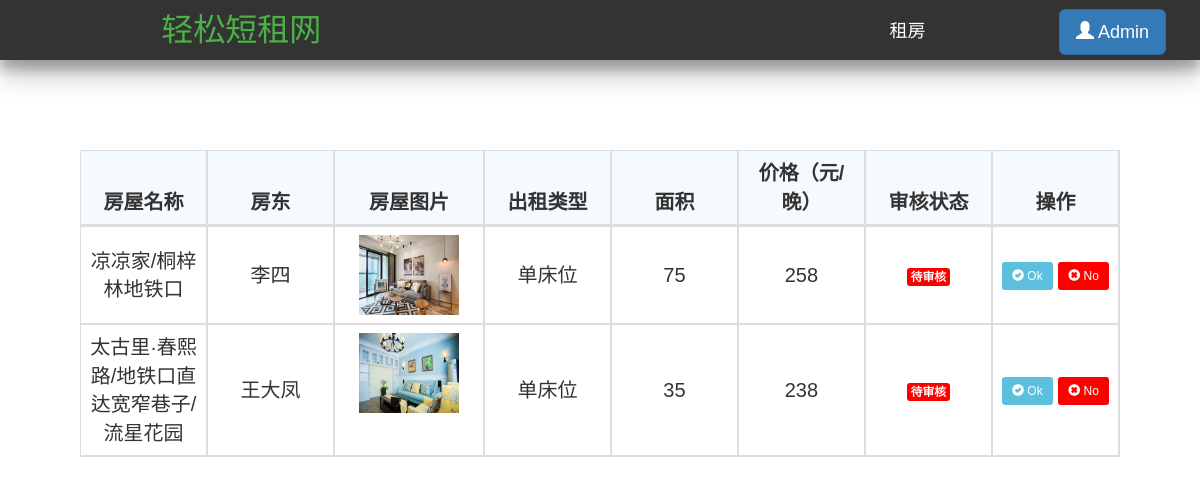
/adminprofile/, run on the app's committed database.
### Renting/models.py (models this page shows, shortened)
class House(db.Model):
    id = db.Column(db.Integer, primary_key=True, autoincrement=True)  # ID 房屋唯一的标识
    house_name = db.Column(db.String(25))  # 房屋名  唯一   最大25个字符
    house_type = db.Column(db.Integer)  # 房屋类型，0表示整租，1表示单间 ，2表示床位
    area = db.Column(db.Integer)  # 房屋面积
    people = db.Column(db.Integer)  # 可住人数
    bedroom = db.Column(db.Integer)  # 卧房数
    toilet = db.Column(db.Integer)  # 卫生间数
    kitchen = db.Column(db.Integer)  # 是否有厨房
    bed = db.Column(db.Integer)  # 床位数
    bed_type = db.Column(db.Integer)  # 床型 0表示单人床  1表示双人床
    price = db.Column(db.Integer)  # 租一天的价格
    description = db.Column(db.String(200))  # 房屋描述
    facility = db.Column(db.String(10))  # 房屋设施，0表示无，1表示有
    province = db.Column(db.String(10))  # 省
    city = db.Column(db.String(10))  # 市
    district = db.Column(db.String(10))  # 地区
    address = db.Column(db.String(100))  # 具体地址
    username = db.Column(db.String(10), db.ForeignKey('user.username'))  # 房屋主人的名字，外键
    status = db.Column(db.Integer)  # 房屋状态，0表示未审核，1表示通过,2表示未通过
    url_one = db.Column(db.String(100))  # 房屋图片
    url_two = db.Column(db.String(100))  # 房屋图片
    url_three = db.Column(db.String(100))  # 房屋图片
    url_four = db.Column(db.String(100))  # 房屋图片
    url_five = db.Column(db.String(100))  # 房屋图片

### Renting/views.py (the view)
@app.route('/adminprofile/')
def adminprofile():
    msg = ''
    for m in get_flashed_messages(with_categories=False, category_filter=['message']):
        msg += m
    house_list = House.query.filter_by(status=0).all()
    return render_template('admin.html', house=house_list, msg=msg)

### Renting/templates/admin.html (shortened to what this page needs)
<!DOCTYPE HTML>
<html>
<head>
	<link type="text/css" rel='stylesheet' href="https://cdn.bootcss.com/bootstrap/3.3.7/css/bootstrap.min.css" >
	<link type="text/css" rel="stylesheet" href="/static/css/check.css">
	<link type="text/css" rel="stylesheet" href="/static/css/layer.css">
	<link type="text/css" rel="stylesheet" href="/static/css/navigation.css">
</head>
	<body>
		<header class="header-navigation" id="header">
		<nav>
			<div class="row">
				<div class="col-md-3">
					<a href="/index/"><font color="#4ab344" style="color: rgb(74, 179, 68);" size="6">轻松短租网</font></a>
				</div>
				<div class="col-md-2 title">
					<a href="/mainpage/" target="_blank"><font color="#FFFFFF" style="color: rgb(255, 255, 255);" size="4">租房</font></a>
				</div>
				<div class="col-md-2 title">
						<button type="button" class="btn btn-primary btn-lg">
						  <span class="glyphicon glyphicon-user"></span> Admin
						</button>
				</div>
			</div>
		</nav>
		</header>
		<div class="page-container" style="margin-top: 150px; margin-left: 80px; margin-right: 80px;">
			<div class="mt-20">
				<table class="table table-border table-bordered table-bg table-hover table-sort">
					<thead>
						<tr class="text-c">
							<th width="100">房屋名称</th>
							<th width="100">房东</th>
							<th width="100">房屋图片</th>
							<th width="100">出租类型</th>
							<th width="100">面积</th>
							<th width="100">价格（元/晚）</th>
							<th width="100">审核状态</th>
							<th width="100">操作</th>
						</tr>
					</thead>
					<tbody>
						{% for item in house %}
						<tr class="text-c">
							<td style="vertical-align: middle;">{{ item.house_name }}</td>
							<td style="vertical-align: middle;">{{ item.username }}</td>
							<td> <img src="{{ item.url_one }}" alt="house1" style="width:100px;height: 80px;"> </td>
							{% if house.house_type == 0 %}
							<td style="vertical-align: middle;"> 整租 </td>
							{% elif house.house_type == 1 %}
							<td style="vertical-align: middle;"> 单间 </td>
							{% else %}
							<td style="vertical-align: middle;"> 单床位 </td>
							{% endif %}
							<td class="text-c" style="vertical-align: middle;">{{ item.area }}</td>
							<td style="vertical-align: middle;">{{ item.price }}</td>
							<td style="vertical-align: middle;" class="td-status"><span class="label label-sucess radius"
																						style="background-color: red;">待审核</span></td>
							<form id="check">
								<td style="vertical-align: middle;" class="td-manage">
									<a href="/check/{{item.id}}" onclick="picture_stop(this, '100001')"
									   class="btn btn-info btn-sm" style="border: none;">
									  <span class="glyphicon glyphicon-ok-sign"></span> Ok
									</a>
									<a href="/check/{{item.id}}" onclick="picture_stop(this, '100001')"
									   class="btn btn-info btn-sm" style="background-color: #ff0000; border: none;">
									  <span class="glyphicon glyphicon-remove-sign"></span> No
									</a>
								</td>
							</form>
							{% endfor %}
						</tr>
					</tbody>
				</table>
			</div>
		</div>
	</body>
</html>

### Renting/static/css/check.css (style rules this page uses)
body { font-size: 20px; line-height: 1.6; font-family: Verdana, Arial, Helvetica, sans-serif; background-color:#fff; color: #333; -webkit-font-smoothing: antialiased; height: 500px; }
span { margin: 0; padding: 0; }
.mt-20 { margin-top: 20px; height: 230px; }
.table-bordered { border: 1px solid #ddd; border-collapse: separate; border-left: 0; }
.table-border { border-top: 1px solid #ddd; }
table { width: 100%; empty-cells: show; background-color: transparent; border-collapse: collapse; border-spacing: 0; display: table; }
thead { display: table-header-group; vertical-align: middle; border-color: inherit; }
.text-c { text-align: center; }
tr { display: table-row; vertical-align: inherit; border-color: inherit; }
.table .text-c th, .table .text-c td { text-align: center; }
.table-bg thead th { background-color: #f5fafe; }
.table-bordered th, .table-bordered td { border-left: 1px solid #ddd; }
.table-border th, .table-border td { border-bottom: 1px solid #ddd; }
.table th, .table td { padding: 8px; line-height: 20px; word-break: break-all; }
.table th { font-weight: bold; }
.label.radius { border-radius: 3px; }
.label, .badge { display: inline-block; padding: 2px 4px; font-size: 11.844px; font-weight: bold; line-height: 14px; color: #fff; white-space: nowrap; vertical-align: middle; background-color: #999; overflow: hidden; }
td { vertical-align: middle; }

### Renting/static/css/navigation.css (style rules this page uses)
.header-navigation { position: fixed; top: 0; width: 100%; height: 60px; line-height: 60px; background-color: #333; text-align: center; box-shadow: 0 14px 28px rgba(0,0,0,0.25), 0 10px 10px rgba(0,0,0,0.22); z-index: 10 }

### data on the page
House: house_name "凉凉家/桐梓林地铁口", username "李四", url_one (picture), area "75", price "258"
House: house_name "太古里·春熙路/地铁口直达宽窄巷子/流星花园", username "王大凤", url_one (picture), area "35", price "238"
